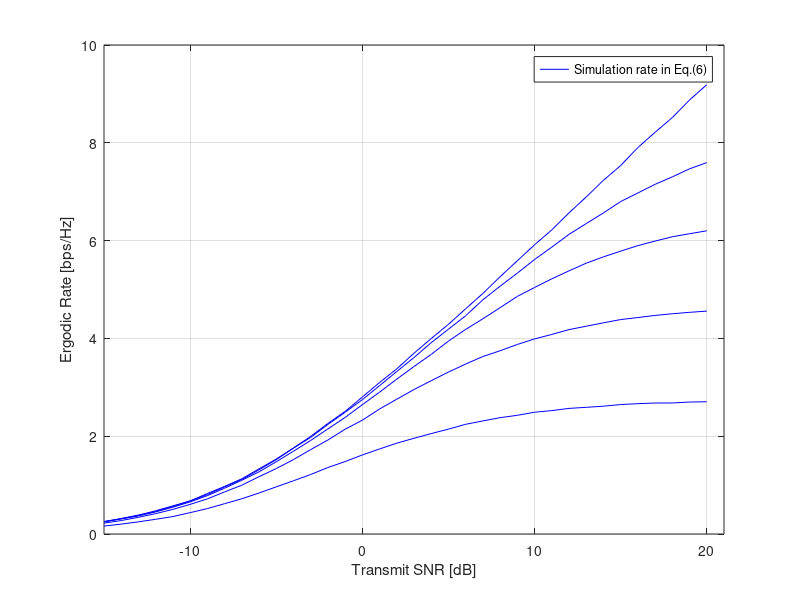

Source code (MATLAB):
clear; clc; close all;
%% 4*4 MIMO에서 우선 실험

%% 파라미터 설정
T_snr_db=-15:1:20;
T_snr=10.^(T_snr_db./10);
iter=1e3;
R_t=[1, 0.2, 0.2, 0.2;... % transmit antenna correlation matrix
        0.2, 1, 0.2, 0.2;...
        0.2, 0.2, 1, 0.2;...
        0.2, 0.2, 0.2, 1]; 
phi_t=sqrt(R_t); % Kroneker model antenna correlation matrix
nT=4; nR=4;
R=zeros(5, length(T_snr));
R_randi=zeros(nT);

for Qcase=1:5
    if Qcase==1, q_gain=0.6364; beta=0.3636; 
    elseif Qcase==2, q_gain=0.8825; beta=0.1175; 
    elseif Qcase==3, q_gain=0.96546; beta=0.03454;
    elseif Qcase==4, q_gain=0.990503; beta=0.009497;
    else q_gain=1; beta=0; 
    end
    for p=1:length(T_snr)
        for i=1:iter
            H=sqrt(1/2)*complex(randn(4,4), randn(4,4));
            for j=1:nT % Transmit Antenna Selection
                sum_four_sqr=0;
                norm_sqr=(H(:,j))'*H(:,j);
                for k=1:nR
                    sum_four_sqr=sum_four_sqr+abs(H(k,j))^4;
                end
                R_candi(j)=log2(1+(T_snr(p)*q_gain*(norm_sqr)^2)/(norm_sqr+T_snr(p)*beta*sum_four_sqr));
            end
            R(Qcase, p)=R(Qcase, p)+max(R_candi);
        end
    end
end

R=R/iter;
plot(T_snr_db,R(1,:),'b-', T_snr_db,R(2,:),'b-', T_snr_db,R(3,:),'b-');
hold on, grid on,
plot(T_snr_db,R(4,:),'b-', T_snr_db, R(5,:),'b-');
xlabel('Transmit SNR [dB]'); ylabel('Ergodic Rate [bps/Hz]');
xlim([-15,21]);
legend('Simulation rate in Eq.(6)')